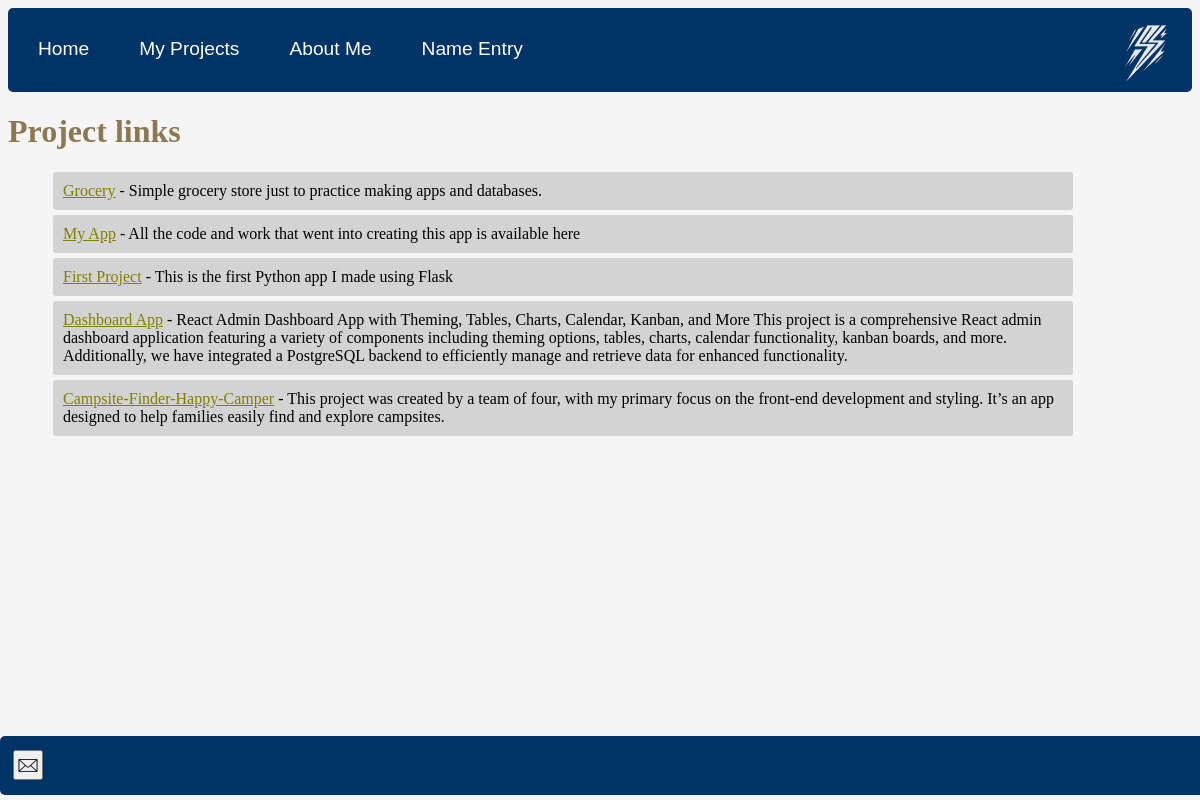
/links/, run on the app's committed database.
### home/models.py (models this page shows, shortened)
class ProjectLink(models.Model):
    title = models.CharField(max_length=255)
    url = models.URLField()
    description = models.TextField(blank=True, null=True)

### home/views.py (the view)
# urls.py: path('links/', views.link_page, name='links'),
def link_page(request):
    links = ProjectLink.objects.all()
    return render(request, 'link.html', {'links': links})

### home/templates/home/link.html (shortened to what this page needs)
<!DOCTYPE html>
<html lang="en">
  <head>
    {% load static %}
    <link rel="stylesheet" href="{% static 'css/main.css' %}" />
    <link rel="stylesheet" href="{% static 'css/links.css' %}" />
  </head>
  <body>
    <nav>
      <a class="nav-link" href="{% url 'home' %}">Home</a>
      <a class="nav-link" href="{% url 'links' %}">My Projects</a>
      <a class="nav-link" href="{% url 'about' %}">About Me</a>
      <a class="nav-link" href="{%url 'name' %}">Name Entry</a>
      <img class="imgs" src="{% static 'assets/bolt.png' %}" />
    </nav>
    <h1>Project links</h1>
    <ul>
      {% for link in links %}
      <li class="project-link">
        <a href="{{ link.url }}">{{ link.title }}</a> - {{ link.description }}
      </li>
      {% endfor %}
    </ul>
    <footer>
      <nav class="foot">
        <button
          class="mail"
          onclick="window.location.href='mailto:your-email@example.com?subject=Contact%20Laney&body=Hi%20Laney,';"
        >
          <img
            class="icon"
            src="{% static 'assets/icon.png' %}"
            alt="Envelope Icon"
          />
        </button>
      </nav>
    </footer>
  </body>
</html>

### staticfiles/css/main.css (style rules this page uses)
body { background-color: #F5F5F5; }
h1 { color: #8C7853; }
nav { border-radius: 5px; background-color: #003366; padding: 10px; display: flex; gap: 10px; border-bottom: 2px solid transparent; }
.nav-link { color: white; font-family: 'Gill Sans', 'Gill Sans MT', Calibri, 'Trebuchet MS', sans-serif; margin: 10px; padding: 10px; text-decoration: none; font-size: larger; background-color: #003366; }
.project-link { font-size: 16px; padding: 10px; background-color: lightgray; border-radius: 3px; list-style: none; }
.project-link a { color: black; text-decoration: underline; }
.foot { border-radius: 5px; background-color: #003366; padding: 10px; display: flex; gap: 10px; border-top: 2px solid transparent; position: fixed; bottom: 5px; left: 0; width: 100%; height: 35px; justify-content: center; }
.mail { position: absolute; bottom: 10px; left: 10px; width: 30px; height: 30px; padding: 2px; margin: 3px; display: flex; align-items: center; justify-content: center; }
.icon { width: 20px; height: 20px; align-items: center; justify-content: center; }
.imgs { width: 70px; height: 70px; margin-left: 10px; position: absolute; right: 20px; color: aliceblue; }

### staticfiles/css/links.css (style rules this page uses)
.project-link { font-size: 16px; padding: 10px; background-color: lightgrey; border-radius: 3px; list-style: none; margin: 5px; max-width: 1000px; }
.project-link a { color: #808000 ; text-decoration: underline; }

### data on the page
ProjectLink: title "Grocery", description "Simple grocery store just to practice making apps and databases."
ProjectLink: title "My App", description "All the code and work that went into creating this app is available here"
ProjectLink: title "First Project", description "This is the first Python app I made using Flask"
ProjectLink: title "Dashboard App", description "React Admin Dashboard App with Theming, Tables, Charts, Calendar, Kanban, and More This project is a comprehensive React admin dashboard application featuring a variety of components including theming options, tables, charts, calendar functionality, kanban boards, and more. Additionally, we have integrated a PostgreSQL backend to efficiently manage and retrieve data for enhanced functionality."
ProjectLink: title "Campsite-Finder-Happy-Camper", description "This project was created by a team of four, with my primary focus on the front-end development and styling. It’s an app designed to help families easily find and explore campsites."
